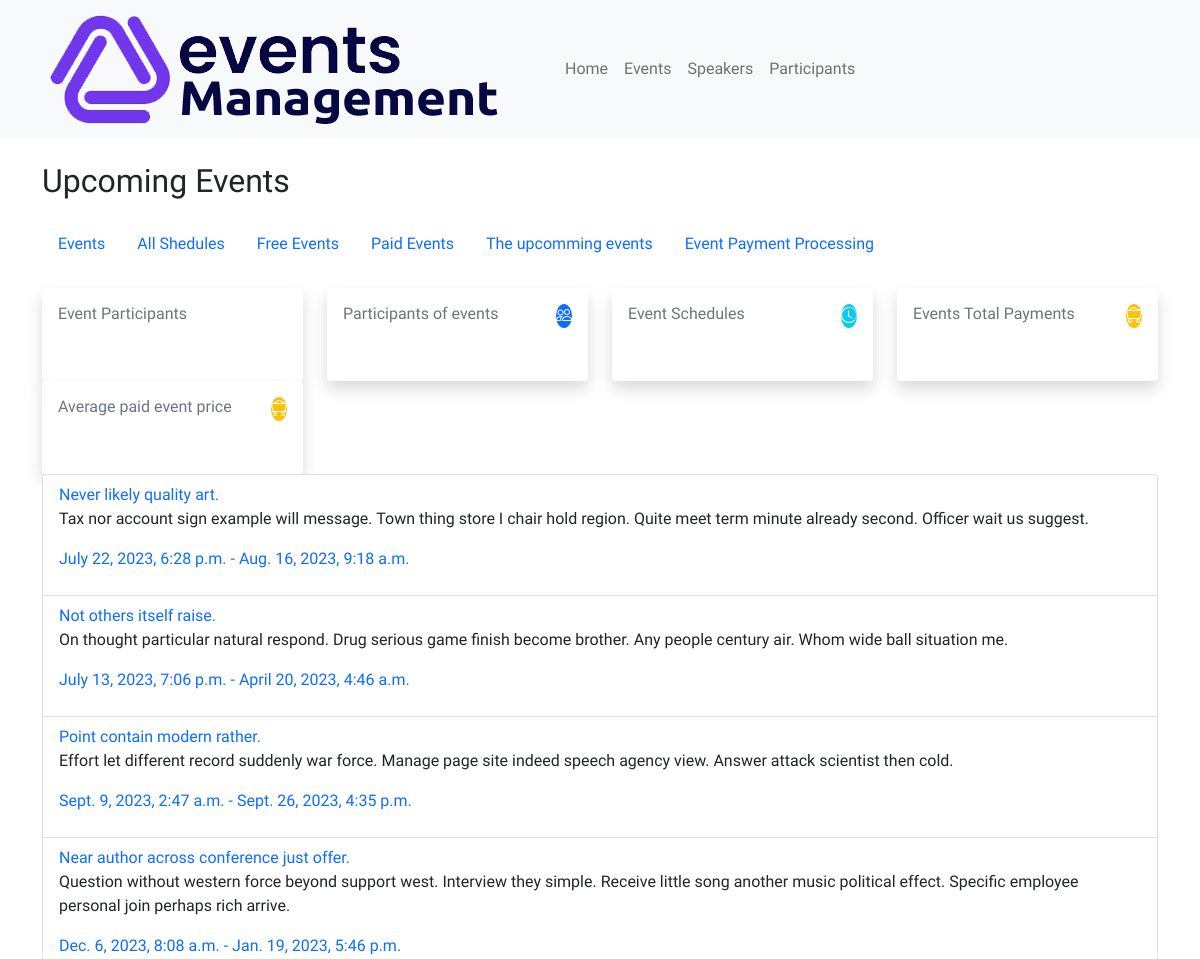
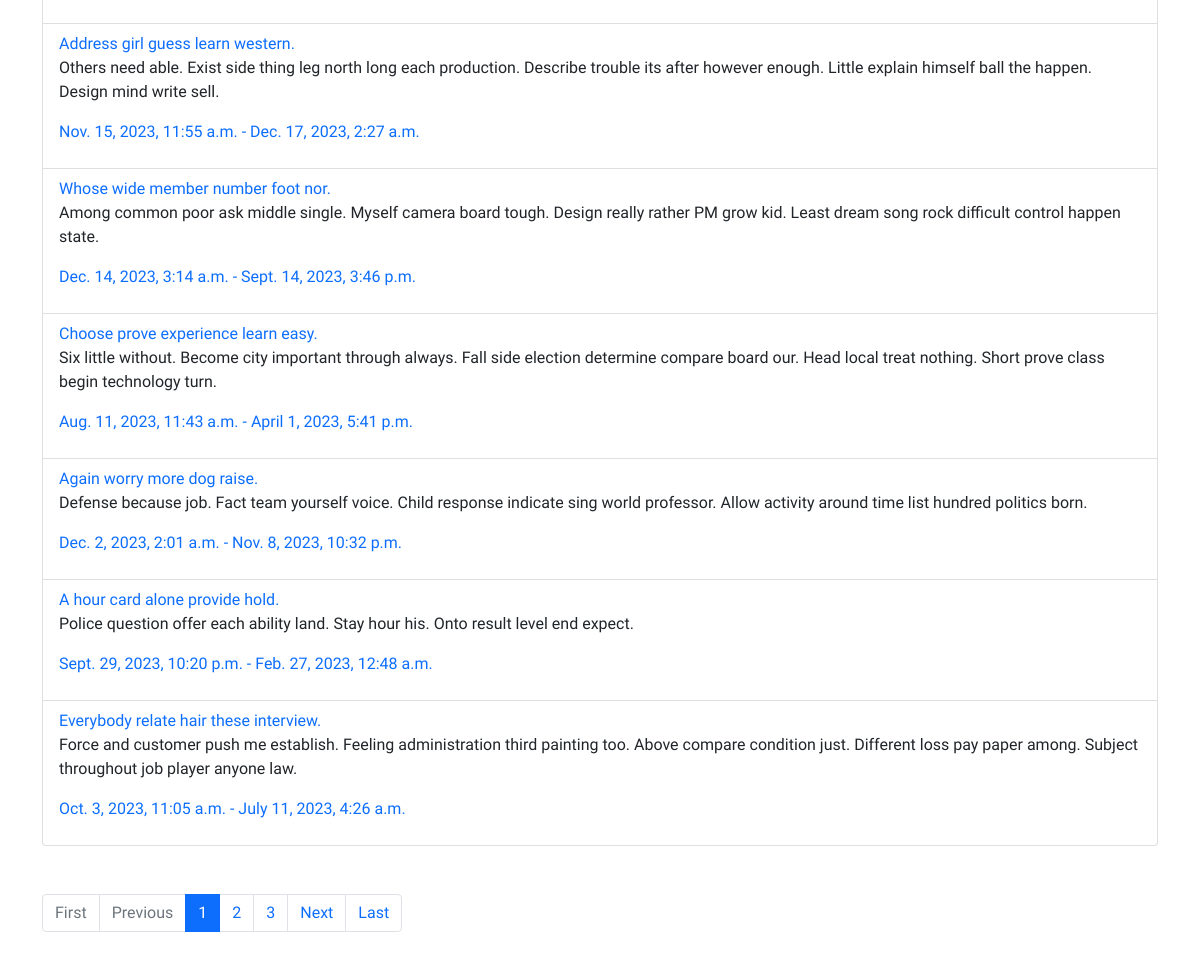
Page /upcoming-events/ on the committed database (2 pictures, top to bottom).
### events/models.py (models this page shows, shortened)
class Event(models.Model):
    title = models.CharField(max_length=255)
    description = models.TextField()
    start_date = models.DateTimeField()
    end_date = models.DateTimeField()
    location = models.CharField(max_length=255)
    category = models.ForeignKey(Category, on_delete=models.CASCADE)
    is_free = models.BooleanField(default=True)

### events/views.py (the view)
# urls.py: path('upcoming-events/', views.list_upcoming_events,
def list_upcoming_events(request):
    events = Event.objects.filter(start_date__gte=timezone.now())
    paginator = Paginator(events, 10)
    page_number = request.GET.get('page')
    page_obj = paginator.get_page(page_number)
    return render(request, 'events/upcoming.html', {'page_obj': page_obj})

### events/utils.py (called while the page is built)
def add_commas(number):
    return '{:,.2f}'.format(number)

### templates/events/upcoming.html
{% extends "base_generic.html" %}
{% block content %}
<h2 class="text-dark">Upcoming Events</h2>
{% include 'partials/sub-header.html' %}
{% include 'partials/metrics.html' %}
<ul class="list-group">
  {% for event in page_obj %}
  <li class="list-group-item">
    <a href="{% url 'event-detail' title=event.title %}">{{ event.title }}</a>
    <p>{{ event.description }}</p>
    <p class="text-bold text-primary">{{ event.start_date }} - {{ event.end_date }}</p>
  </li>
  {% empty %} {% include 'includes/data-not-found.html' %} {% endfor %}
</ul>
<nav class="my-5">
    <ul class="pagination">
      {% if page_obj.has_previous %}
        <li class="page-item"><a class="page-link" href="?page=1">First</a></li>
        <li class="page-item"><a class="page-link" href="?page={{ page_obj.previous_page_number }}">Previous</a></li>
      {% else %}
        <li class="page-item disabled"><a class="page-link" href="#">First</a></li>
        <li class="page-item disabled"><a class="page-link" href="#">Previous</a></li>
      {% endif %}
      {% for num in page_obj.paginator.page_range %}
        {% if num > page_obj.number|add:'-3' and num < page_obj.number|add:'3' %}
          {% if num == page_obj.number %}
            <li class="page-item active"><a class="page-link" href="?page={{ num }}">{{ num }}</a></li>
          {% else %}
            <li class="page-item"><a class="page-link" href="?page={{ num }}">{{ num }}</a></li>
          {% endif %}
        {% endif %}
      {% endfor %}
      {% if page_obj.has_next %}
        <li class="page-item"><a class="page-link" href="?page={{ page_obj.next_page_number }}">Next</a></li>
        <li class="page-item"><a class="page-link" href="?page={{ page_obj.paginator.num_pages }}">Last</a></li>
      {% else %}
        <li class="page-item disabled"><a class="page-link" href="#">Next</a></li>
        <li class="page-item disabled"><a class="page-link" href="#">Last</a></li>
      {% endif %}
    </ul>
  </nav>
{% endblock %}

### templates/base_generic.html (shortened to what this page needs)
{% load static %}
<!DOCTYPE html>
<html lang="en">
  <head>
    <link
      href="https://cdn.jsdelivr.net/npm/bootstrap@5.0.2/dist/css/bootstrap.min.css"
      rel="stylesheet"
    />
    <link rel="stylesheet" href="{% static 'assets/css/custom.css' %}" />
    <link rel="stylesheet" href="{% static 'assets/css/cards.css' %}" />
    <link rel="stylesheet" href="https://cdnjs.cloudflare.com/ajax/libs/font-awesome/6.4.0/css/all.min.css" />
  </head>
  <body>
    <nav class="navbar navbar-expand-lg navbar-light bg-light">
      <div class="container">
        <a class="navbar-brand" href="/">
          <img src="{% static 'images/logo.png' %}" />
        </a>
        <div class="collapse navbar-collapse" id="navbarNav">
          <ul class="navbar-nav">
            <li class="nav-item">
              <a class="nav-link" href="/">Home</a>
            </li>
            <li class="nav-item">
              <a class="nav-link" href="{% url 'list-events' %}">Events</a>
            </li>
            <li class="nav-item">
              <a class="nav-link" href="{% url 'list-speakers' %}">Speakers</a>
            </li>
            <li class="nav-item">
              <a class="nav-link" href="{% url 'list-participants' %}"
                >Participants</a
              >
            </li>
          </ul>
        </div>
      </div>
    </nav>
    <div class="container mt-4">
      {% block content %}{% endblock %}
    </div>
  </body>
</html>

### templates/partials/sub-header.html
<header class="my-4">
  <nav class="nav">
    <a class="nav-link" href="{% url 'list-events' %}">Events</a>
    <a class="nav-link" href="{% url 'list-of-schedule' %}">All Shedules</a>
    <a class="nav-link" href="{% url 'list-free-events' %}">Free Events</a>
    <a class="nav-link" href="{% url 'list-paid-events' %}">Paid Events</a>
    <a class="nav-link" href="{% url 'list-upcoming-events' %}"
      >The upcomming events</a
    >
    <a class="nav-link" href="{% url 'event-payments' %}"
      >Event Payment Processing</a
    >
  </nav>
</header>

### templates/partials/metrics.html
<div class="row g-6 mb-6">
  <div class="col-xl-3 col-sm-6 col-12">
    <div class="card h-100 shadow border-0">
      <div class="card-body">
        <div class="row">
          <div class="col">
            <span class="h6 font-semibold text-muted text-sm d-block mb-2"
              >Event Participants</span
            >
            <span class="h3 font-bold mb-0">{{ event_participants }}</span>
          </div>
          <div class="col-auto">
            <div
              class="icon icon-shape bg-tertiary text-white text-lg rounded-circle"
            >
              <i class="bi bi-credit-card"></i>
            </div>
          </div>
        </div>
      </div>
    </div>
  </div>
  <div class="col-xl-3 col-sm-6 col-12">
    <div class="card h-100 shadow border-0">
      <div class="card-body">
        <div class="row">
          <div class="col">
            <span class="h6 font-semibold text-muted text-sm d-block mb-2"
              >Participants of events
            </span>
            <span class="h3 font-bold mb-0">{{ participant_events }}</span>
          </div>
          <div class="col-auto">
            <div
              class="icon icon-shape bg-primary text-white text-lg rounded-circle"
            >
              <i class="bi bi-people"></i>
            </div>
          </div>
        </div>
      </div>
    </div>
  </div>
  <div class="col-xl-3 col-sm-6 col-12">
    <div class="card h-100 shadow border-0">
      <div class="card-body">
        <div class="row">
          <div class="col">
            <span class="h6 font-semibold text-muted text-sm d-block mb-2"
              >Event Schedules</span
            >
            <span class="h3 font-bold mb-0">{{ event_schedules }}</span>
          </div>
          <div class="col-auto">
            <div
              class="icon icon-shape bg-info text-white text-lg rounded-circle"
            >
              <i class="bi bi-clock-history"></i>
            </div>
          </div>
        </div>
      </div>
    </div>
  </div>
  <div class="col-xl-3 col-sm-6 col-12">
    <div class="card shadow border-0">
      <div class="card-body">
        <div class="row">
          <div class="col">
            <span class="h6 font-semibold text-muted text-sm d-block mb-2"
              >Events Total Payments
            </span>
            <span class="h3 font-bold mb-0">{{ events_total_payment }}</span>
          </div>
          <div class="col-auto">
            <div
              class="icon icon-shape bg-warning text-white text-lg rounded-circle"
            >
              <i class="bi bi-minecart-loaded"></i>
            </div>
          </div>
        </div>
      </div>
    </div>
  </div>
  <div class="col-xl-3 col-sm-6 col-12">
    <div class="card h-100 shadow border-0">
      <div class="card-body">
        <div class="row">
          <div class="col">
            <span class="h6 font-semibold text-muted text-sm d-block mb-2"
              >Average paid event price
            </span>
            <span class="h3 font-bold mb-0"
              >{{ average_paid_event_price }}</span
            >
          </div>
          <div class="col-auto">
            <div
              class="icon icon-shape bg-warning text-white text-lg rounded-circle"
            >
              <i class="bi bi-minecart-loaded"></i>
            </div>
          </div>
        </div>
      </div>
    </div>
  </div>
</div>

### static/assets/css/custom.css (style rules this page uses)
* { box-sizing: border-box; }
ul > li { list-style: none !important; list-style-type: none !important; }
body { background-color: #fff; min-height: 100vh; font-family: "Fira Sans", sans-serif; }

### static/assets/css/cards.css (style rules this page uses)
body { font-family: "Andika New Basic", sans-serif; font-size: 16px; color: #ffffff; text-rendering: optimizeLegibility; font-weight: initial; }
a, a:hover { text-decoration: none; transition: color 0.3s ease-in-out; }

### rows in the picture
Event: title "Never likely quality art.", description "Tax nor account sign example will message. Town thing store I chair hold region. Quite meet term minute already second. Officer wait us suggest.", start_date "July 22, 2023, 6:28 p.m.", end_date "Aug. 16, 2023, 9:18 a.m."
Event: title "Not others itself raise.", description "On thought particular natural respond. Drug serious game finish become brother. Any people century air. Whom wide ball situation me.", start_date "July 13, 2023, 7:06 p.m.", end_date "April 20, 2023, 4:46 a.m."
Event: title "Point contain modern rather.", description "Effort let different record suddenly war force. Manage page site indeed speech agency view. Answer attack scientist then cold.", start_date "Sept. 9, 2023, 2:47 a.m.", end_date "Sept. 26, 2023, 4:35 p.m."
Event: title "Near author across conference just offer.", description "Question without western force beyond support west. Interview they simple. Receive little song another music political effect. Specific employee personal join perhaps rich arrive.", start_date "Dec. 6, 2023, 8:08 a.m.", end_date "Jan. 19, 2023, 5:46 p.m."
Event: title "Address girl guess learn western.", description "Others need able. Exist side thing leg north long each production. Describe trouble its after however enough. Little explain himself ball the happen. Design mind write sell.", start_date "Nov. 15, 2023, 11:55 a.m.", end_date "Dec. 17, 2023, 2:27 a.m."
Event: title "Whose wide member number foot nor.", description "Among common poor ask middle single. Myself camera board tough. Design really rather PM grow kid. Least dream song rock difficult control happen state.", start_date "Dec. 14, 2023, 3:14 a.m.", end_date "Sept. 14, 2023, 3:46 p.m."
Event: title "Choose prove experience learn easy.", description "Six little without. Become city important through always. Fall side election determine compare board our. Head local treat nothing. Short prove class begin technology turn.", start_date "Aug. 11, 2023, 11:43 a.m.", end_date "April 1, 2023, 5:41 p.m."
Event: title "Again worry more dog raise.", description "Defense because job. Fact team yourself voice. Child response indicate sing world professor. Allow activity around time list hundred politics born.", start_date "Dec. 2, 2023, 2:01 a.m.", end_date "Nov. 8, 2023, 10:32 p.m."
Event: title "A hour card alone provide hold.", description "Police question offer each ability land. Stay hour his. Onto result level end expect.", start_date "Sept. 29, 2023, 10:20 p.m.", end_date "Feb. 27, 2023, 12:48 a.m."
Event: title "Everybody relate hair these interview.", description "Force and customer push me establish. Feeling administration third painting too. Above compare condition just. Different loss pay paper among. Subject throughout job player anyone law.", start_date "Oct. 3, 2023, 11:05 a.m.", end_date "July 11, 2023, 4:26 a.m."

### other values in the picture
{{ num }} "1"
{{ num }} "2" "3"
